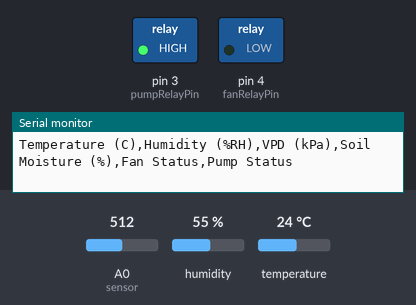
Simulated run of this sketch. Board: Arduino Uno, built with avr-gcc and run on an emulated ATmega328P. Parts: switched loads named in the sketch (green lamp = pin HIGH), the last lines printed to the serial monitor. The inputs (shaded band) are chosen by the test bench; at power-on: A0 (sensor) = 512, humidity 55 %, temperature 24 °C. Sleep ends after the set time or at an interrupt; pins used as bus, display or sensor lines are not drawn.

Above: at 0.3 s.
At 14.7 s:
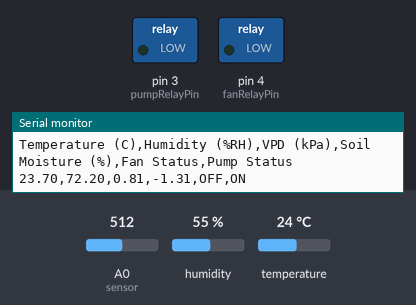
Timing chart, 0 to 37.6 s (numbered marks = the images above):
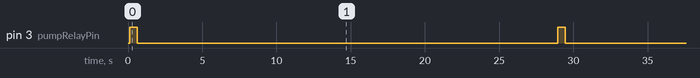

The sketch:

main.ino
```cpp
#include <DHT.h>
#include <DHT_U.h>

#include <Wire.h>
#include "RTClib.h"


#include <string.h>

#include "constants.h"
#include "pins.h"
#include "variables.h"
#include "sensor.h"
#include "functions.h"


#include <avr/sleep.h>
#include <avr/wdt.h>
#include <avr/interrupt.h>

#include <SPI.h>
#include <SD.h>

#include <SoftwareSerial.h>

#define DHTPIN 7  // DHT connects to a digital pin
#define DHTTYPE DHT22

DHT dht(DHTPIN,DHTTYPE);  // create object dht of class DHT
SoftwareSerial apcSerial(10, 11); // RX=10, TX=11

RTC_DS3231 rtc;


void setup() {

  MCUSR = 0;
  wdt_disable();

  Serial.begin(BAUD); // begins serial communication at 9600 bits per second
  apcSerial.begin(BAUD);

  analogReference(INTERNAL);
  // discard first few readings due to spike
  analogRead(A0);
  delay(10);


  dht.begin();  // initialise sensor

  Wire.begin();
  rtc.begin();

  pinMode(fanRelayPin, OUTPUT);
  pinMode(pumpRelayPin, OUTPUT);
  pinMode(apcSleepPin, OUTPUT);


  digitalWrite(fanRelayPin, LOW);
  digitalWrite(pumpRelayPin, LOW);
  digitalWrite(apcSleepPin, LOW);

  Serial.println(F("Temperature (C),Humidity (%RH),VPD (kPa),Soil Moisture (%),Fan Status,Pump Status"));
  apcSerial.println(F("Temperature (C),Humidity (%RH),VPD (kPa),Soil Moisture (%),Fan Status,Pump Status"));
}


void loop() {

  sensorDHT.measure.temperature = dht.readTemperature();  // reads temperature value from sensor in C
  sensorDHT.measure.humidity = dht.readHumidity(); // reads humidity value from sensor in %RH

  sensorDHT.measure.humidity = humidityCalibrationEquation(sensorDHT.measure.humidity, humidityOffset);
  sensorDHT.measure.temperature = temperatureCalibrationEquation(sensorDHT.measure.temperature, temperatureOffset);

  sensorSEN.measure.soilMoisture_mV = analogRead(A0); // sets value for soil moisture sensor


  //Converts soil moisture (mV) into soil moisture (%)
  sensorSEN.measure.soilMoisture_percentage = soilMoistureCalibrationEquation(sensorSEN.measure.soilMoisture_mV);

  if (sensorSEN.measure.soilMoisture_percentage > 100){
    sensorSEN.measure.soilMoisture_percentage = 100;
  }


  // for first step so averages dont equal zero
  if (!sensorDHT.measure.initialised){
    sensorDHT.measure.averageTemperature = sensorDHT.measure.temperature;
    sensorDHT.measure.averageHumidity = sensorDHT.measure.humidity;
    sensorDHT.measure.initialised = true;
  }

  if (!sensorSEN.measure.initialised){
    sensorSEN.measure.averageSoilMoisture_percentage = sensorSEN.measure.soilMoisture_percentage;
    sensorSEN.measure.initialised = true;
  }


  sensorDHT.measure.averageTemperature = calcAverage(
    sensorDHT.measure.temperature,
    sensorDHT.measure.averageTemperature,
    temperatureAlpha
  );

  sensorDHT.measure.averageHumidity = calcAverage(
    sensorDHT.measure.humidity,
    sensorDHT.measure.averageHumidity,
    humidityAlpha
  );

  sensorSEN.measure.averageSoilMoisture_percentage = calcAverage(
    sensorSEN.measure.soilMoisture_percentage,
    sensorSEN.measure.averageSoilMoisture_percentage,
    soilMoistureAlpha
  );

  fan.VPD = calcVPD(sensorDHT.measure.averageTemperature, sensorDHT.measure.averageHumidity);


  if (fan.VPD < .4 || fan.VPD > 1.3){

    fan.fanOn = 1;

  }

  else if (fan.VPD > .65 && fan.VPD < 1.05){

    fan.fanOn = 0;

  }


  if (sensorSEN.measure.averageSoilMoisture_percentage < 70){

    digitalWrite(pumpRelayPin, 1);
    delay(500);
    digitalWrite(pumpRelayPin, 0);

    pump.pumpOn = 1;

  }

  else{
    pump.pumpOn = 0;
  }


  digitalWrite(fanRelayPin, fan.fanOn);


  serialPrint(
    sensorDHT.measure.averageTemperature,
    sensorDHT.measure.averageHumidity,
    fan.VPD,
    sensorSEN.measure.averageSoilMoisture_percentage,
    fan.fanOn,
    pump.pumpOn
  );


  apcPrint(
    sensorDHT.measure.averageTemperature,
    sensorDHT.measure.averageHumidity,
    fan.VPD,
    sensorSEN.measure.averageSoilMoisture_percentage,
    fan.fanOn,
    pump.pumpOn
  );

  //delay(30000);
  sleepForTicks(sleepTicks_30);

}
```

constants.h
```cpp
#ifndef CONSTANTS_H
#define CONSTANTS_H

#include <Arduino.h>

struct CalibrationSEN{
  static constexpr float slope = -0.649f;
  static constexpr float yAxis = 330.98f;
};

//single point humidity calibration
constexpr float humidityOffset = 17.2;

//single point temperature calibration
constexpr float temperatureOffset = -0.3;

//Alphas for EMA
constexpr float temperatureAlpha = 0.33;

constexpr float humidityAlpha = 0.26;

constexpr float soilMoistureAlpha = 0.18;


//Set the Baud rate
constexpr int BAUD = 9600;


constexpr int sleepTicks_30 = 27;


#endif
```

functions.cpp
```cpp
#include "functions.h"


float soilMoistureCalibrationEquation(int soilMoistureValue_mV){

  float soilMoistureValue_percentage = sensorSEN.calibrate.slope * soilMoistureValue_mV + sensorSEN.calibrate.yAxis;

  return soilMoistureValue_percentage;
}

float temperatureCalibrationEquation(float measurement, float offset){
  return measurement + offset;
}

float humidityCalibrationEquation(float measurement, float offset){
  return measurement + offset;
}


float calcAverage(float measurement, float previousAverage, float alpha){
  float minusAlpha = 1 - alpha;
  float newAverage = (alpha * measurement) + (minusAlpha * previousAverage);
  return newAverage;
}

float calcVPD(float temperature, float humidity){
  float SVP = 0.6108 * exp((17.27 * temperature) / (temperature + 237.3));
  float AVP = SVP * (humidity / 100);

  float VPD = SVP - AVP;
  return VPD;
}

// Watchdog interrupt service routine
ISR(WDT_vect) {
  // Nothing needed here; the interrupt wakes the MCU
}


void sleepForTicks(uint8_t ticks){

  for (uint8_t i = 0; i < ticks; i++) {

    cli();
    wdt_reset();
    MCUSR = 0;
    WDTCSR |= (1<<WDCE) | (1<<WDE);
    WDTCSR = 0;
    sei();

    cli();
    wdt_reset();
    WDTCSR |= (1<<WDCE) | (1<<WDE);
    WDTCSR = (1<<WDIE) | (1<<WDP2) | (1<<WDP1);  // ~2s ticks
    sei();

    set_sleep_mode(SLEEP_MODE_PWR_DOWN);
    sleep_enable();
    sleep_mode();
    sleep_disable();
  }
  wdt_disable();
}


void serialPrint(float temperature, float humidity,float VPD, float soilMoisture_percentage, float fan, float pump){
  Serial.print(temperature);
  Serial.print(F(","));
  Serial.print(humidity);
  Serial.print(F(","));
  Serial.print(VPD);
  Serial.print(F(","));
  Serial.print(soilMoisture_percentage);

  Serial.print(F(","));
  Serial.print(fan ? F("ON") : F("OFF"));

  Serial.print(F(","));
  Serial.println(pump ? F("ON") : F("OFF"));

  Serial.flush();

  return;
}

void apcPrint(float temperature, float humidity,float VPD, float soilMoisture_percentage, float fan, float pump){
  digitalWrite(apcSleepPin, HIGH);
  delay(500);

  apcSerial.print(temperature);
  apcSerial.print(F(","));
  apcSerial.print(humidity);
  apcSerial.print(F(","));
  apcSerial.print(VPD);
  apcSerial.print(F(","));
  apcSerial.print(soilMoisture_percentage);

  apcSerial.print(F(","));
  apcSerial.print(fan ? F("ON") : F("OFF"));

  apcSerial.print(F(","));
  apcSerial.println(pump ? F("ON") : F("OFF"));

  apcSerial.flush();

  delay(100);

  digitalWrite(apcSleepPin, LOW);


  return;
}
```

functions.h
```cpp
#ifndef FUNCTIONS_H
#define FUNCTIONS_H

#include <avr/sleep.h>
#include <avr/wdt.h>
#include <avr/interrupt.h>
#include <Arduino.h>
#include <SD.h>
#include <Wire.h>
#include "RTClib.h"
#include "constants.h"
#include "variables.h"
#include "sensor.h"
#include "pins.h"
#include <SoftwareSerial.h>

extern SoftwareSerial apcSerial;
float soilMoistureCalibrationEquation(int soilMoistureValue_mV);
float humidityCalibrationEquation(float measurement, float offset);
float temperatureCalibrationEquation(float measurement, float offset);
float calcAverage(float measurement, float previousAverage, float alpha); //EMA
float calcVPD(float temperature, float humidity);
void sleepForTicks(uint8_t ticks);
void serialPrint(float temperature, float humidity, float VPD, float soilMoisture_percentage, float fan, float pump);
void apcPrint(float temperature, float humidity, float VPD, float soilMoisture_percentage, float fan, float pump);


#endif
```

sensor.cpp
```cpp
#include "sensor.h"

SensorSEN sensorSEN;
SensorDHT sensorDHT;
```

sensor.h
```cpp
#ifndef SENSOR_H
#define SENSOR_H


#include <Arduino.h>
#include "constants.h"
#include "variables.h"


struct DHT22Measurements{
  float temperature = 0.0;
  float humidity = 0.0;
  float averageTemperature = 0.0;
  float averageHumidity = 0.0;
  bool initialised = false;
};

struct SEN0193Measurements{
  int soilMoisture_mV = 0;
  float soilMoisture_percentage = 0.0;
  float averageSoilMoisture_percentage = 0.0;
  bool initialised = false;
};

struct SensorSEN{
  SEN0193Measurements measure;
  CalibrationSEN calibrate;
};

struct SensorDHT{
  DHT22Measurements measure;
  uint16_t temperatureNanCounter = 0;
  uint16_t humidityNanCounter = 0;
};

extern SensorSEN sensorSEN;
extern SensorDHT sensorDHT;


#endif
```

variables.cpp
```cpp
#include "variables.h"

FanControl fan;
PumpControl pump;
```

variables.h
```cpp
#ifndef VARIABLES_H
#define VARIABLES_H

#include <Arduino.h>
#include "constants.h"
#include <SPI.h>
#include <SD.h>

struct FanControl{
  bool fanOn = 0;
  float VPD = 0;

};

struct PumpControl{
  bool pumpOn = 0;

};


extern FanControl fan;
extern PumpControl pump;


#endif 
```

pins.h
```cpp
#ifndef PINS_H
#define PINS_H

#include <Arduino.h>

constexpr int apcSleepPin = 6;

constexpr int fanRelayPin = 4;

constexpr int pumpRelayPin = 3;


#endif
```

Measured:
- by itself, pin 3 (pumpRelayPin): alternates HIGH for 0.50 s and LOW for 28.3 s
